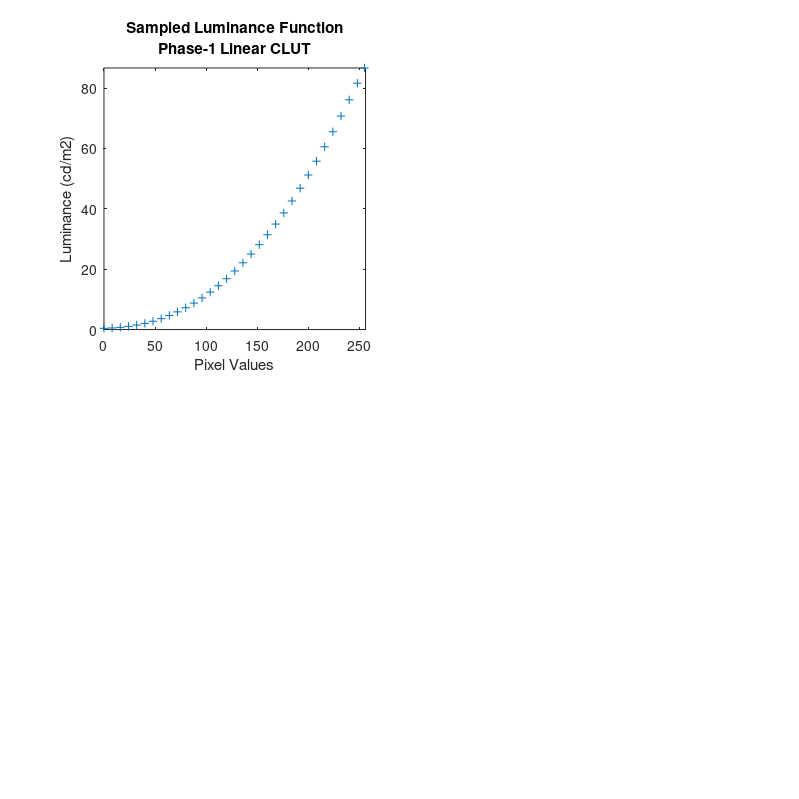

Reproduce this figure in MATLAB. (Note: this script raises an error after producing the figure.)
%calibration_phase4.m
%
%CS100A calibration script
%Read-in data from phases 1-3 and plot summary of results

clear all;
close all;

%load sampled data created via calibration_phase1.m
%indexValues[] and luminanceMeasurements[]
load phase1_photometry.mat

%load sampled data created via calibration_phase3.m
%indexValues3[] and luminanceMeasurements3[]
load phase3_photometry.mat

%%%%%%%%%%%%%%%%%%%%%%%%%%%%%%%%%
% plot sampled luminance values %
%%%%%%%%%%%%%%%%%%%%%%%%%%%%%%%%%
figure(1); clf;
set(gcf,'PaperPositionMode','auto');
set(gcf,'Position',[30 140 800 800]);
subplot(2,2,1);
plot(indexValues,luminanceMeasurements,'+');
hold on;
xlabel('Pixel Values');
ylabel('Luminance (cd/m2)');
strTitle{1}='Sampled Luminance Function';
strTitle{2}='Phase-1 Linear CLUT';
title(strTitle);
axis([0 256 0 max(luminanceMeasurements)]);
axis('square');
hold off;

%%%%%%%%%%%%%%%%%%%%%%%%%%%%%%%%%%%%%%%%%%%%%%%%%%%%%%%%%%%%%%
% calculate and plot best-fit power function to sampled data %
%%%%%%%%%%%%%%%%%%%%%%%%%%%%%%%%%%%%%%%%%%%%%%%%%%%%%%%%%%%%%%
%zero-correct sampled luminance values
lums=luminanceMeasurements-luminanceMeasurements(1);
%normalize sampled luminance values
normalizedLum=lums./max(lums);
%trim zero level
pixels=indexValues(2:end);
normalizedLum=normalizedLum(2:end);

%curve fit empirical luminance values 
fitType = 2;  %extended power function
outputx = [0:255];
[extendedFit,extendedX]=FitGamma(pixels',normalizedLum',outputx',fitType);

%plot sampled luminance and curve fit results
%figure(2);clf;hold on;
subplot(2,2,2); hold on;
plot(pixels,normalizedLum,'+'); %sampled luminance
plot(outputx,extendedFit,'r');  %curve fit results
axis([0 256 0 1]);
xlabel('Pixel Values');
ylabel('Normalized Luminance');
strTitle{1}='Power Function Fit to Sampled Luminance Readings';
strTitle{2}=['Exponent = ',num2str(extendedX(1)),'; Offset = ',num2str(extendedX(2))];
title(strTitle);
hold off;

%%%%%%%%%%%%%%%%%%%%%%%%%%%%%%%%%%%%%%%%%%%%%%%%%%%%%%%%%%%%%%%%%%%%%%%%%%%%%%%%%%%%%%
% generate inverse gamma corrected pixel transfer function %
%%%%%%%%%%%%%%%%%%%%%%%%%%%%%%%%%%%%%%%%%%%%%%%%%%%%%%%%%%%%
%pixelMax = max(pixels);
%invertedInput=InvertGammaExtP(extendedX,pixelMax,normalizedLum);
%%plot inverse gamma function (pixels)
%%figure(3); clf; hold on;
%subplot(2,2,3); hold on;
%plot(pixels,invertedInput,'r+');
%axis('square');
%axis([0 pixelMax 0 pixelMax]);
%plot([0 pixelMax],[0 pixelMax],'r');
%xlabel('Pixel Values');
%ylabel('Target Pixel Values');
%strTitle{1}='Ideal vs. Inverse Gamma Correction';
%strTitle{2}=['Exponent = ',num2str(extendedX(1)),'; Offset = ',num2str(extendedX(2))];
%title(strTitle);
%hold off;
%%%%%%%%%%%%%%%%%%%%%%%%%%%%%%%%%%%%%%%%%%%%%%%%%%%%%%%%%%%%%%%%%%%%%%%%%%%%%%%%%%%%%%

%%%%%%%%%%%%%%%%%%%%%%%%%%%%%%%%%%%%%%%%%%%%%%%%%%%%%%%%%%%%%%%%%%%%%%%%
% generate inverse gamma luminance function (based on curve fit above) %
%%%%%%%%%%%%%%%%%%%%%%%%%%%%%%%%%%%%%%%%%%%%%%%%%%%%%%%%%%%%%%%%%%%%%%%%
maxLum = max(luminanceMeasurements);
luminanceRamp=[0:1/255:1];
pow=extendedX(1);
offset=extendedX(2);
invertedRamp=((maxLum-offset)*(luminanceRamp.^(1/pow)))+offset; %invert gamma w/o rounding
%normalize inverse gamma table
invertedRamp=invertedRamp./max(invertedRamp);
%plot inverse gamma function
%figure(4); clf; hold on;
subplot(2,2,3); hold on;
pels=[0:255];
plot(pels,invertedRamp,'r');
axis('square');
axis([0 255 0 1]);
xlabel('Pixel Values');
ylabel('Inverse Gamma Table');
strTitle{1}='Inverse Gamma Table Function';
strTitle{2}=['for Exponent = ',num2str(extendedX(1)),'; Offset = ',num2str(extendedX(2))];
title(strTitle);
hold off;


%%%%%%%%%%%%%%%%%%%%%%%%%%%%%%%%%%%%%%%%%%%%%%%%%%%%%%%%%%%%%%%%%
% plot luminance values resampled with inverse gamma correction %
%%%%%%%%%%%%%%%%%%%%%%%%%%%%%%%%%%%%%%%%%%%%%%%%%%%%%%%%%%%%%%%%%
subplot(2,2,4);
plot(indexValues3,luminanceMeasurements3,'b-');
hold on;
xlabel('Pixel Values');
ylabel('Luminance (cd/m2)');
strTitle{1}='Re-Sampled Luminance Function';
strTitle{2}='Inverse Gamma Corrected CLUT';
title(strTitle);
axis([0 256 0 max(luminanceMeasurements3)]);
axis('square');
hold off;
